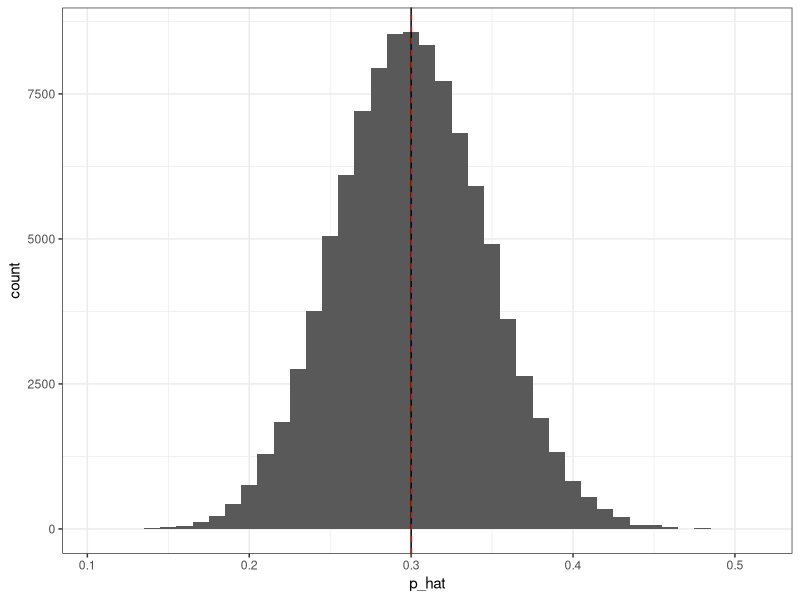
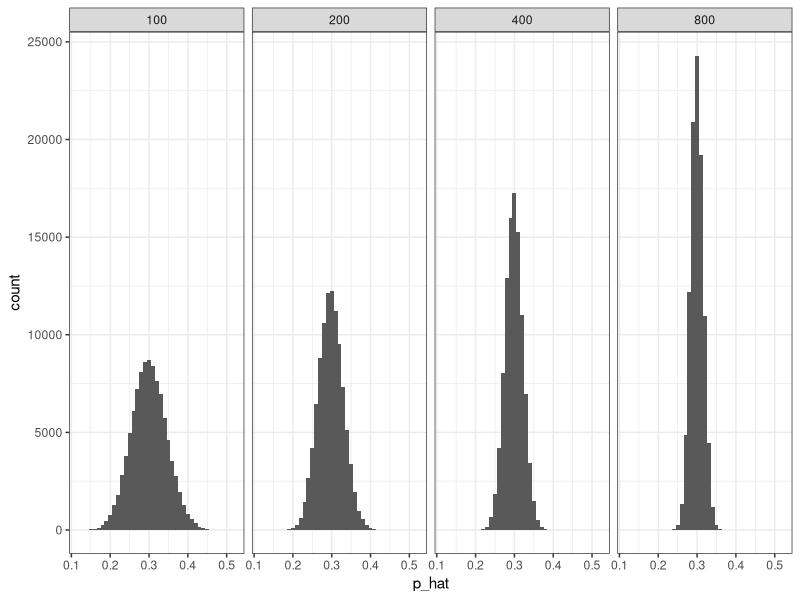
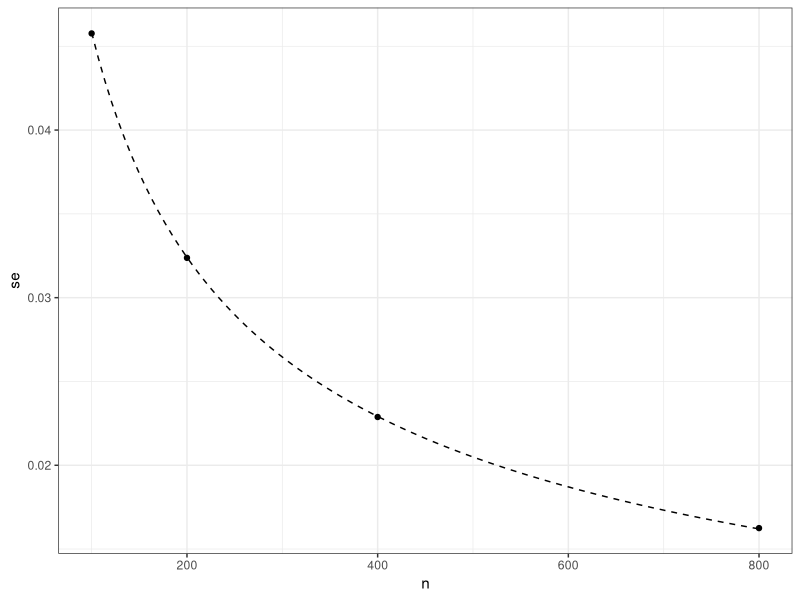
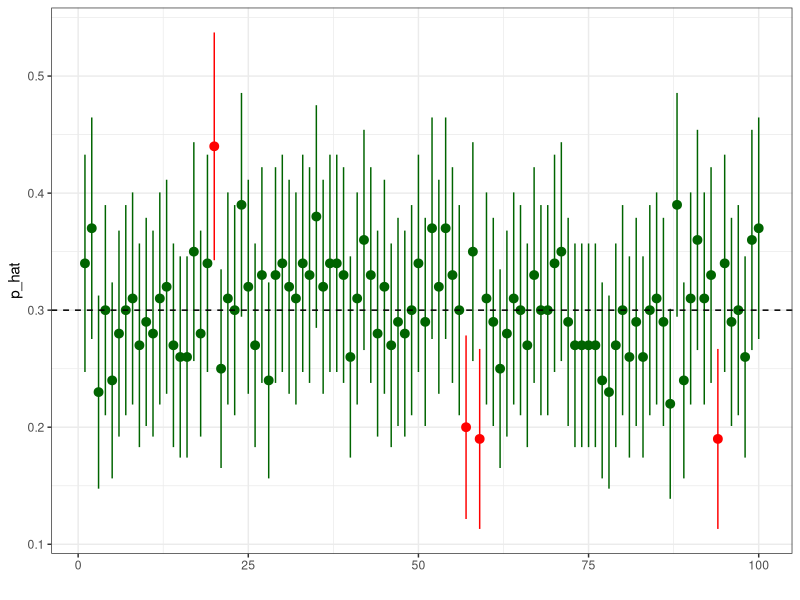
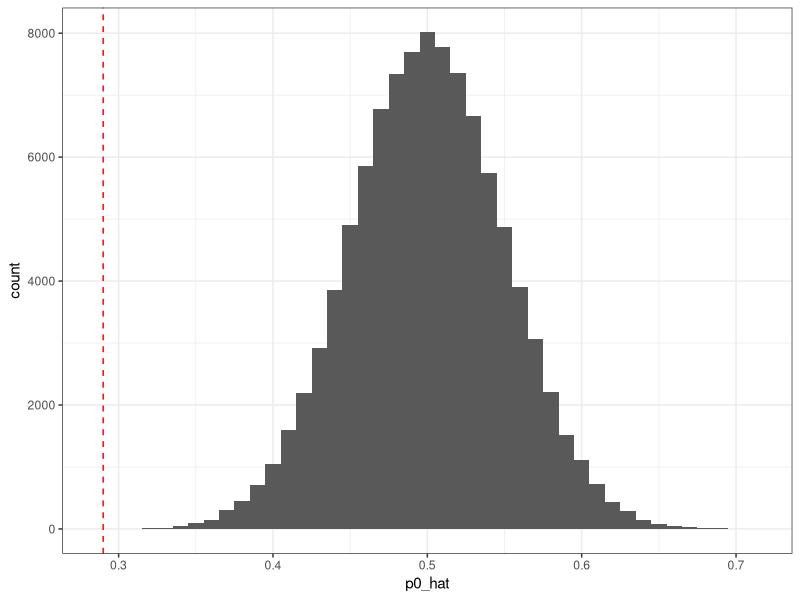
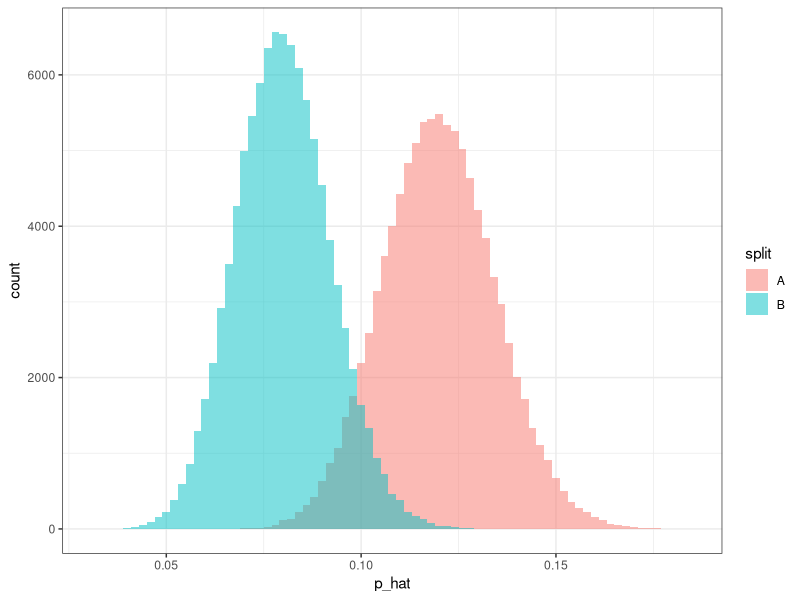
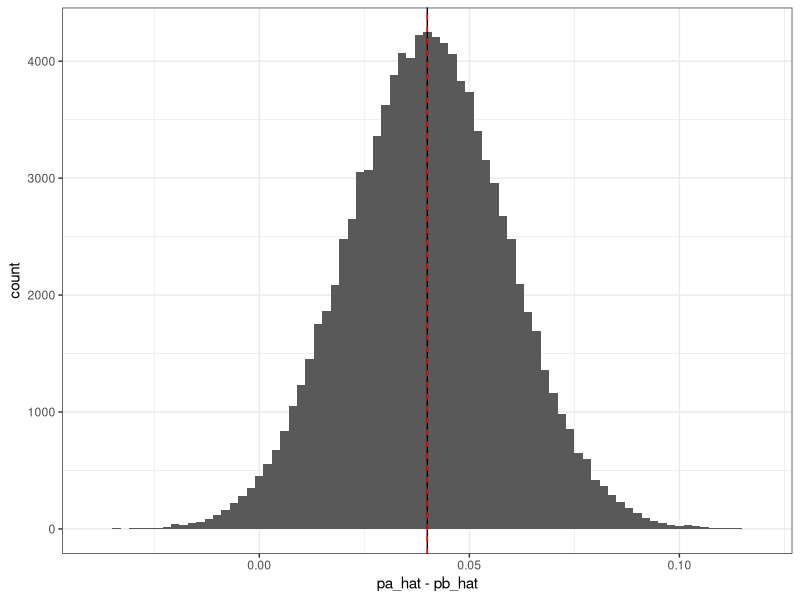
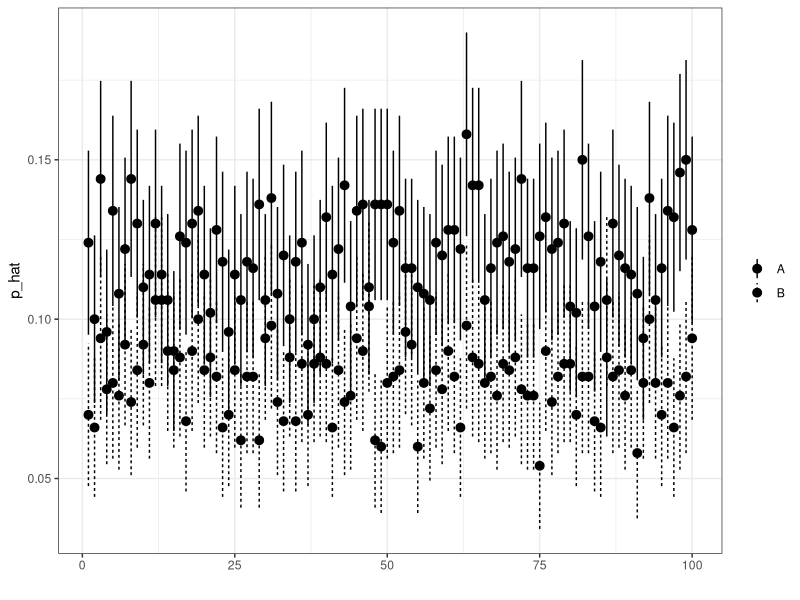

The R script that drew these images, in order:
## ---- chunk 1
library(tidyverse)
#library(ggplot2)
#library(reshape)
#library(dplyr)

theme_set(theme_bw())

set.seed(42)
## ---- chunk 2
estimate_coin_bias <- function(n, p) {
  mean(rbinom(n,1,p))
}

n <- 100
p <- 0.3
p_hat <- replicate(1e5, estimate_coin_bias(n, p))

# plot the sampling distribution
ggplot(data.frame(p_hat), aes(x = p_hat)) +
  geom_histogram(binwidth = 0.01) +
  geom_vline(xintercept=p) +
  geom_vline(xintercept=mean(p_hat), linetype=2, color="red")

# repeat this for different sample sizes
plot_data <- data.frame()
for (n in c(100, 200, 400, 800)) {
  tmp <- data.frame(n=n, p_hat=replicate(1e5, estimate_coin_bias(n, p)))
  plot_data <- rbind(plot_data, tmp)
}

ggplot(plot_data, aes(x = p_hat)) +
  geom_histogram(binwidth = 0.01) +
  facet_wrap(~ n, nrow = 1)

se_data <- plot_data %>%
  group_by(n) %>%
  summarize(se=sd(p_hat))

ggplot(se_data, aes(x = n, y = se)) +
  geom_point() +
  stat_function(fun=function(n) {sqrt(p * (1 - p) / n)}, linetype=2)
## ---- chunk 3
set.seed(42)
n <- 100
p <- 0.3
p_hat <- replicate(1e5, estimate_coin_bias(n, p))

# compute upper and lower confidence intervals
LCL <- p_hat - 1.96*sqrt(p_hat*(1-p_hat)/n)
UCL <- p_hat + 1.96*sqrt(p_hat*(1-p_hat)/n)

# check how often the true proportion is contained in the estimated confidence interval
mean(p >= LCL & p <= UCL)

# plot 100 confidence intervals and the true value
plot_data <- data.frame(p_hat, LCL, UCL)[1:100,]
plot_data <- transform(plot_data, contains_p=(p >= LCL & p <= UCL))
ggplot(data=plot_data, aes(x=1:nrow(plot_data), y=p_hat, color=contains_p)) +
  geom_pointrange(aes(ymin=LCL, ymax=UCL)) +
  geom_hline(yintercept=p, linetype=2) +
  xlab('') +
  scale_color_manual(values=c("red","darkgreen")) +
  theme(legend.position="none")
## ---- chunk 4
# construct a null distribution: what would happen if the coin were fair?
set.seed(42)
n <- 100
p0_hat <- replicate(1e5, estimate_coin_bias(n, p=0.5))

# now conduct one experiment with 100 rolls from a biased coin
p_hat <- estimate_coin_bias(n, p=0.3)

# plot the null distribution and see where the observed estimate lies in it
ggplot(data.frame(p0_hat), aes(x = p0_hat)) +
  geom_histogram(binwidth = 0.01) +
  geom_vline(xintercept=p_hat, linetype=2, color="red")

# compare this to our experiment
# how likely is it that we would see an estimate this extreme if the coin really were fair?
num_as_extreme <- sum(p0_hat <= p_hat)
p_value <- num_as_extreme / length(p0_hat)
p_value
## ---- chunk 5
estimate_coin_bias <- function(n, p) {
  mean(rbinom(n,1,p))
}

pa <- 0.12
pb <- 0.08
n <- 500
pa_hat <- replicate(1e5, estimate_coin_bias(n, pa))
pb_hat <- replicate(1e5, estimate_coin_bias(n, pb))

# wrangle the results into one data frame
plot_data <- bind_rows(data.frame(split='A', trial=1:length(pa_hat), p_hat=pa_hat),
                       data.frame(split='B', trial=1:length(pb_hat), p_hat=pb_hat))

# plot the sampling distributions for each split
ggplot(data=plot_data, aes(x=p_hat, fill=split)) +
  geom_histogram(position="identity", binwidth=0.002, alpha=0.5) +
  scale_alpha(guide=F)

# plot the sampling distribution of the difference
ggplot(data.frame(pa_hat, pb_hat), aes(x = pa_hat - pb_hat)) +
  geom_histogram(binwidth = 0.002) +
  geom_vline(xintercept=pa-pb) +
  geom_vline(xintercept=mean(pa_hat-pb_hat), linetype=2, color="red")  

# note that variances add for independent random variables
variance_of_difference <- var(pa_hat - pb_hat)
sum_of_variances <- var(pa_hat) + var(pb_hat)
## ---- chunk 6
# plot 100 confidence intervals by split
plot_data <- transform(plot_data, 
                       LCL = p_hat - 1.96*sqrt(p_hat*(1-p_hat)/n),
                       UCL = p_hat + 1.96*sqrt(p_hat*(1-p_hat)/n))
plot_data <- subset(plot_data, trial <= 100)
ggplot(data=plot_data, aes(x=trial, y=p_hat, linetype=split, position="dodge")) +
  geom_pointrange(aes(ymin=LCL, ymax=UCL)) +
  xlab('') +
  theme(legend.title=element_blank())
## ---- chunk 7
# construct a null distribution: what would happen if both coins had the same bias (e.g., A and B are the same)?
p0a <- 0.08
p0b <- 0.08
n <- 500
dp0_hat <- replicate(1e5, estimate_coin_bias(n, p0a)) -
           replicate(1e5, estimate_coin_bias(n, p0b))

# run one experiment where there is an underlying difference
pa <- 0.12
pb <- 0.08
dp_hat <- estimate_coin_bias(n, pa) - estimate_coin_bias(n, pb)

# plot the null distribution and see where the observed estimate lies in it
ggplot(data.frame(dp0_hat), aes(x = dp0_hat)) +
  geom_histogram(binwidth = 0.01) +
  geom_vline(xintercept=dp_hat, linetype=2, color="red")

# compare this to our experiment
# how likely is it that we would see an estimate this extreme both coins were identical?
num_as_extreme <- sum(dp0_hat >= dp_hat)
p_value <- num_as_extreme / length(dp0_hat)
p_value
## ---- chunk 8
# use power.prop.test to compute the sample size you need
power.prop.test(p1=0.08, p2=0.12, sig.level=0.05, power=0.80, alternative="one.sided")
## ---- chunk 9
run_experiment <- function(pa, pb, n, alpha) {
  na <- sum(rbinom(n, 1, pa))
  nb <- sum(rbinom(n, 1, pb))
  test <- prop.test(x = c(na, nb), n = c(n, n), alternative="greater", conf.level = alpha)
  test$p.value < alpha
}

compute_power <- function(pa, pb, n, alpha, r = 1000) {
  mean(replicate(r, run_experiment(pa, pb, n, alpha)))
}

pa <- 0.12
pb <- 0.08
alpha <- 0.05

N <- seq(100,1000, by = 100)
pow <- c()
for (n in N) {
  pow <- c(pow, compute_power(pa, pb, n, alpha))
}

ggplot(data.frame(N, pow), aes(x = N, y = pow)) +
  geom_smooth(color = "gray") +
  geom_point()
